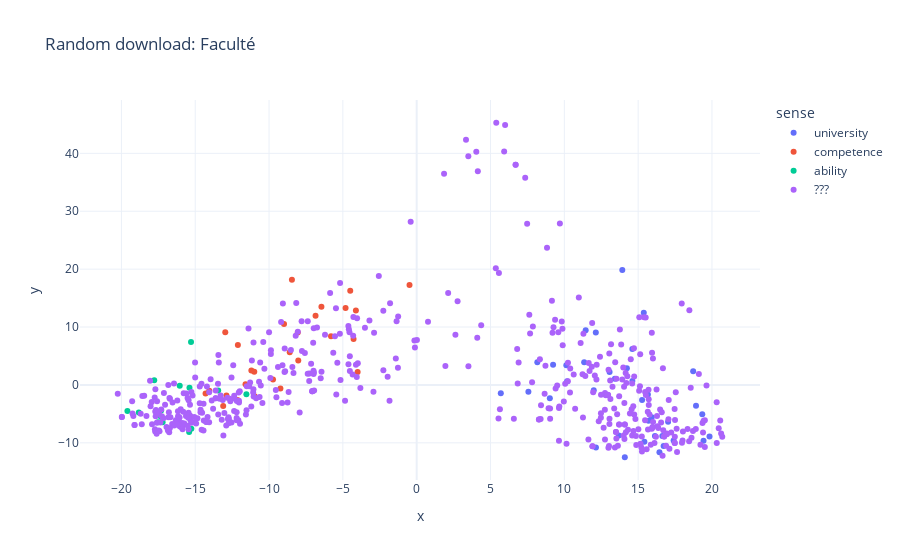

Notebook code cell kept with this figure:
### Markdown cell above
## Testing with truly automatic download 
Our previously used dataset consists of manually curated sentences.
We removed sentences that we deemed too ambiguous or sentences that were nonsensical. (As described in the report)
As our corpus is the result of a webcrawl, this is an inherent characteristic of the data.
We will now test our clustering algorithm on a truly automatic download.
We also add our "manual" dataset to this bigger automatic download to have a way of interpreting the cluster formation.

### Code cell
try:
    df_automatic = pd.read_csv(f'Corpus/Final/Automatic/{Word}.csv', sep=";", encoding="utf-8", header=0)
    # We add the original df to df_automatic
    df_automatic = pd.concat([df, df_automatic])
    new_df_automatic, embeddings_automatic = get_embeddings_from_dataframe(df_automatic)
    emb_matrix_automatic = torch.cat(embeddings_automatic, dim=0)
    print(len(embeddings_automatic))
    df_pca_automatic = extend_df_with_pca(new_df_automatic, emb_matrix_automatic.cpu().detach().numpy())
    fig_automatic = px.scatter(df_pca_automatic, x='x', y='y', color="sense",
                    #color_discrete_sequence = ["lightgrey"],
                    hover_data='match',
                     template="plotly_white",
                     title = f"Random download: {Word}")
    fig_automatic.show()
except:
    print("No automatic download available")
    fig_automatic = None
    fig_circles = None
    fig_2d_cluster_automatic = None
    fig_3d_cluster_automatic = None
    df_pca_automatic = None
    df_pca_semi_automatic = None

### Figure 1 — Plotly figure (JSON) as saved in the notebook; plotly's stock layout.template omitted (floating-point values rounded to 4 significant figures; data arrays with more than 128 entries replaced by an {"elided": "..."} marker saying what was removed)
{"data": [{"customdata": [[" Le développeur d'Oracle Database et d'Application Express (APEX) à l'université avait déjà créé quelques applications spéciales à petite échelle pour la faculté qui avaient plu aux utilisateurs. "], [" Cette faculté met l'accent sur la conception et la technologie afin de résoudre des problèmes dans divers domaines allant du transport au matériel médical. "], [" Comme Pierre, étudiant en quatrième année de pharmacie filière industrie, quelque 90 élèves ont participé vendredi 15 avril aux premières rencontres entre étudiants et acteurs du monde socio-économique, organisées à La Timone par la faculté de pharmacie d'Aix-Marseille Université. "], [" Je rajoute enfin que j'ai un ami qui a suivi une toute autre filière (économique à la faculté ) et qui gère des équipes de développements depuis et bien il s'est mis à coder du coup pour être plus pertinent avec ses équipes 🙂 "], [" Salem aleykoum, Je suis un jeune étudiant maghrébin à la faculté dans mon pays. "], [" Docteur en médecine de l'Université de Lubumbashi en République Démocratique du Congo depuis septembre 2016, actuellement en formation pour l'obtention d'un diplôme interuniversitaire en drépanocytose organisée par la faculté de médecine de l'UNIKIN à Kinshasa (RDC) en collaboration avec l'ULB (Belgique) et l'Hôpital Henry MONDOR (France). "], [" Après des études secondaires au Lycée Janson de Sailly, il fréquente la faculté de droit. "], [" Actuellement diplomée de l'Université de Paris en faculté de sciences du langage, je suis spécialisée sur l'apprentissage de français langue étrangère. "], [" Diplômé de la faculté de médecine de Bordeaux, vous acceptez l'utilisation de cookies pour améliorer la qualité de votre visite, évoquant l'histoire d'un enfant atteint de malformation du visage. 2tilleul, la découverte d'une hyperuricémie isolée ne requiert en règle générale que de simples modifications diététiques. "], [" Pour la 1ère année de médecine, chaque faculté précisera très vite les dates en juin et les conditions d'organisation. "], ["Nos avocats font confiance aux étudiants du bureau, ils recherchent souvent leur opinion et sont heureux de profiter de leur savoir juridique fraîchement acquis à la faculté de droit."], ["Éclairages à partir de la question des poissons génétiquement modifiés \", Léo Coutellec est actuellement en post-doctorat à l'INSA de Lyon et à la faculté de philosophie de Lyon 3."], ["Elle enseigne depuis quinze ans le \" Civil Litigation Workshop \" à la faculté de droit de l'université McGill."], ["À moins d'avis contraire du Sénat, les modifications à un programme adoptées par le Sénat, le CPR ou le Conseil de faculté , le cas échéant, entrent en vigueur lors de la prochaine année universitaire, soit à compter du 1er mai suivant."], ["la recommandation du Conseil de la faculté responsable du programme, signée par la doyenne ou le doyen;"], ["La faculté est également le siège de la Société bourguignonne de philosophie et de la Société d'études kantiennes de langue française."], ["Ce document est un cours de faculté de médecine sur le sein."], ["Il est diplômé de la faculté d'architecture de l'Ecole Polytechnique de Milan."], ["Stefano Giovannoni est un designer d'origine italienne diplômé de la faculté d'architecture de Florence en 1978."], ["La personne représentant chaque faculté et chaque campus (dans le cas d'Edmundston et de Shippagan) s'intéresse à la pédagogie universitaire et elle assure le lien entre son unité et le SASE."], ["Epreuve de culture générale, de la faculté de médecine de Poitiers pour une spécialité en orthophonie."], ["Il favorise également la réalisation de thèses de doctorat en cotutelle entre les universités membres de l'IdA et la faculté de Sciences Humaines de l'Université Nationale."], ["Alec Couros, de la faculté d'Éducation de l'Université de Régina, nous offre un diaporama sur le sujet, à l'intention des parents."], ["Malheur à celui qui, dans sa classe, sa faculté , son lieu de travail ou encore dans la vie politique, se réclame ouvertement d'une religion : il commet un crime de lèse-laïcité."], ["Sony dispose d'une gamme répondant aux besoins de dictées vocales, de prise de notes ou encore pour l'enregistrement de cours à la faculté , cette gamme est plutôt destinée aux étudiants ou aux amateurs."], ["deux autres membres du corps professoral possédant une expertise dans le ou les domaines liés au projet de thèse, un membre pouvant provenir d'une autre faculté ."], ["Victime d'un accident du travail en 1976 il dirigera de 77 à 83 le centre de micro-informatique qu'il crée à la faculté des lettres d'Aix en Provence."], ["J'ai abandonné l'informatique, après avoir été le docteur Knock de la faculté des lettres, puis le sous-directeur du centre de calcul d'Aix-Marseille, grâce à l'aide de Robert Romanetti, mon sympathique directeur (qui dépendant de la fac des sciences de Marseille, les deux universités étant jumelées), avec qui nous avons fait quelques belles escalades, dans les calanques."], ["Mais construire dans une faculté des lettres équivaut à labourer dans un champ de cailloux."], ["Ce document est un cours de faculté de médecine de première année (PACES / PCEM1) intitulé \"Appareil génital masculin - histologie\"."], ["La première journée a été marquée par un rassemblement des enseignants tenu dans le grand amphithéâtre de la faculté des sciences juridiques et économiques."], ["Animé par Philippe Crevel, le Cercle bénéficie, pour réaliser ses travaux, de l'appui d'un Conseil scientifique composé de Robert Baconnier, ancien Directeur général des impôts et ancien Président de l'Association Nationale des Sociétés par Actions ; Jacques Barthélémy, Avocat conseil en droit social et ancien Professeur associé à la faculté de droit de Montpellier ; Philippe Brossard, Chef économiste d'AG2R LA MONDIALE ; Jean-Marie Colombani, Fondateur de Slate.fr et ancien Directeur du Monde et; Jean-Paul Fitoussi, Professeur des universités à l'IEP de Paris ; Jean-Pierre Gaillard, Journaliste et Chroniqueur boursier ; Christian Gollier, Directeur de la Fondation Jean-Jacques Laffont – Toulouse Sciences Économiques, membre du Laboratoire d'Économie des Ressources Naturelles (LERNA) et Directeur de recherche à l'Institut d'Économie Industrielle (IDEI) à Toulouse ; François Héran, Directeur de recherche à l'INED, ancien"], ["Former un comité composé d'au moins un membre de la faculté d'éducation (M.A.) et de trois membres (Ph."], ["Lauréat de la faculté de droit de Grenoble, boursier du Conseil des arts du Canada, il a publié à Montréal en 1971 sa thèse Le Droit d'auteur au..."], ["Pourquoi la jeunesse russe moderne entre en faculté de sciences naturelles?"], ["Étude de la \"réussite scientifique \" sur l'exemple des chercheurs de la faculté de physique de l'Université d'État de Moscou."], ["Le cas de la crise de la faculté de sociologie d'Université d'Etat de Moscou."]], "hovertemplate": "sense=university<br>x=%{x}<br>y=%{y}<br>match=%{customdata[0]}<extra></extra>", "legendgroup": "university", "marker": {"color": "#636efa", "symbol": "circle"}, "mode": "markers", "name": "university", "orientation": "v", "showlegend": true, "x": [11.44, 9.239, 16.72, 12.13, 7.566, 19.43, 14.1, 14.24, 19.34, 10.14, 12.14, 16.14, 16.44, 11.34, 13.93, 11.99, 14.61, 13.06, 15.42, 8.17, 17.4, 18.73, 15.92, 5.696, 9.018, 13.43, 16.64, 13.69, 10.19, 15.66, 17.03, 19.83, 15.27, 18.92, 15.38, 15.7, 14.61], "xaxis": "x", "y": [9.454, 3.473, -10.56, 9.047, -1.155, -9.657, -12.49, 2.902, -5.041, 3.403, -10.81, -8.833, -11.63, 3.911, 19.83, -0.9329, 6.194, 2.222, -9.798, 3.9, -9.588, 2.372, -5.564, -1.446, -2.295, 1.089, -8.822, -8.736, 0.6189, -1.661, -6.344, -8.91, -2.622, -3.574, 12.47, -6.165, 0.6647], "yaxis": "y", "type": "scatter"}, {"customdata": [[" Malgré nombre d'adeptes célèbres (Robert Monroe, Raymond Réant, Mircea Eliade... et même Hemingway !) soutenant l'authenticité de cette incroyable faculté apparemment universelle, la science n'en est pour l'instant qu'à vérifier un état modifié du rythme cérébral en étudiant l'influence de sons binauraux du type hemi-sync . "], [" Wolfgang Conti : Si vous lisez ce message, c'est que vous avez battu le Parasite qui gardait ce lieu, il s'agissait d'une copie de parasite qu'Auréole avait prévu d'utiliser dans le but de renforcer ses rangs, mais nous avons eu un problème et le parasite que nous avions créé à donner naissance à une nouvelle race de parasite, nous avions ainsi dû fuir les lieux... Puisque vous avez réussi à sauver ce laboratoire, vous n'avez qu'à prendre l'arme que nous avions créé, elle a les mêmes pouvoirs qu'une tentacule de parasite, c'est à dire la faculté de parasiter une patate... "], [" Cette faculté n'est pas innée, mais elle trouve ses racines dans l'enfance, et dans la relation que les parents entretiennent avec leur enfant. » J'ai recopié cette définition car elle m'est apparue extraordinaire dans la nature, c'est-à-dire en dehors du domaine de la psychologie. "], [" Entre par exemple une capacité à sauter plus haut, une faculté à mener des sprints plus longs, l'acquisition d'une invisibilité limitée ou le perfectionnement de ses capacités d'analyse logique, Adam Jensen doit en conséquence arbitrer. "], [" Si elle m'eût tenu bon, j'eusse assourdi tous mes amis de babil, les sujets éveillant cette telle quelle faculté que j'ai de les manier et employer, échauffant et attirant mes discours. "], [" Par ses roulades métaphoriques et ses ruades esthétiques, le cirque entretient à l'usage des autres âges une faculté que les nourrissons exercent d'emblée : l'étonnement du monde. "], [" En combinant philosophie grecque et théologie chrétienne, cette approche présente d'abord l'intérêt de faire émerger le libre arbitre comme une faculté à trouver le principe de ses actes à l'intérieur de soi (critère de spontanéité), alors même que l'individu, du fait même de la chute d'Adam, s'en est rendu incapable, enchevêtré qu'il est dans son environnement qui conditionne ainsi grandement ses actes. "], [" @ Yvonne, y'a de ça... et puis, ils ne font que jouer leur rôle dans la commédie sociale médiatique... la télé a cette faculté de mélanger réalité et fiction... l'une nourrit l'autre et réciproquement... résultat on ne sait plus ni rêver, ni exister... on patauge... "], ["La pensée n'est pas cette faculté éminemment raisonnable qu'on veut bien croire."], ["Par cette faculté , il s'est élevé au sommet de la chaîne alimentaire, le grand mammifère le plus répandu de la planète."], ["Seulement étudier ça demande une faculté d'assimilation pas évidente, faut arriver à garder son cerveau attentif et prêt a engranger pendant toute une journée, et même avec des pauses ou des changements d'atmosphère, arrive fatalement le moment où ça ne veut plus rentrer, où tout se mélange et où on se dit que si on essaye d'assimiler encore même juste quelques miettes de phrase, on va finir par tout vomir d'un coup!!"], ["Avec un seul mot, la révélation de Jésus actualise une relation qui bouleverse les sens, en tant que faculté de médiation de la connaissance."], ["Ainsi, la première des ressources est pour nous la créativité humaine, la faculté qu'a l'Homme de comprendre et de transformer le monde qui l'entoure."], ["Source : les éditions Anne Carrière On aimera cette faculté que Patrick Graham a (comme Stephen King) de nous faire peur avec des choses simples, presque terre à terre."], ["Il continue en précisant, \" au fil des années j'ai suivi l'évolution de CP Bourg avec un respect croissant, en observant sa faculté à développer et mettre sur le marché la gamme la plus complète de solutions de finition pour le numérique et l'offset."], ["Il va mettre à contribution notre logique et notre faculté à anticiper, à calculer."], ["Créateur d'avant garde, il est reconnu depuis longtemps pour sa faculté à intégrer plusieurs influences es..."], ["La rémanence d'une molécule est sa faculté à rester active longtemps dans un milieu."], ["Vous avez une faculté d'adaptation et vous êtes motivé pour... Il y a Plus de 30 jours sur Neuvoo"], ["Et en plus il avait cette faculté dingue à toujours avoir la peau brûlante, ce qui s'avérait fort utile quand on vivait à la forteresse d'Altgard."], ["Les animaux invertébrés sont souvent capables de reproduction asexuée mais cette faculté diminue fortement chez les vertébrés qui ne se reproduisent que par reproduction sexuée."], ["À distance, des répliques assez bluffantes, qui saisissent par leur faculté à faire image."], ["Voyez-vous, bien-aimés Coeurs de Lumière, l'Archange Michaël Présent avec Ceux qui l'entourent, a une faculté tout à fait particulière de vous donner la Force, la Puissance mais aussi la Persévérance de pouvoir réaliser la Perfection du Plan divin qui est le vôtre, qui est individuel mais aussi collectif, cosmique et même planétaire."], ["Dans le second sens où logos signifie raison, il est \"la faculté de raisonner, la raison l'intelligence, le bon sens, la raison intime d'une chose, le fondement, le motif, l'exercice de la raison, le compte-rendu d'une justification, l'opinion au sujet d'une chose à venir, la présomption, l'attente.\""], ["Nous sommes tous nés du chaos originel, tous enfants d'Eros, tous porteur de ce désir, de cette faculté qui par-delà l'amour, transgresse les morales monothéistes."], ["Mais sous ce travestissement de scène, se dissimule un moi pur et originaire, une conscience qui est pure attention à soi-même et faculté en perpétuelle attente d'étonnement, attention au hasard heureux toujours sur le point de survenir."], ["Le peintre, en cela plus proche de la source de la poésie que ne l'est le poète lui-même, travaille avec des images muettes, non avec des mots : \" Un peintre devrait toujours songer à peindre pour quelqu'un auquel manquerait la faculté du langage articulé... N'oublions point qu'une très belle chose nous rend muets d'admiration... \" (Degas, danse, dessin, \" Le langage des arts \", Gallimard, 1965, p. 207)."], ["Et Satan se glissa en cela. (...) Apres la création d'Eve, Dieu avait accordé à Adam une bénédiction porteuse d'une faculté permettant à l'homme de se reproduire dans la sainteté et la pureté cette bénédiction fut retirée à Adam à cause de l'usage qu'il fit du fruit défendu, car je vis le Seigneur passer derrière Adam lorsque celui-ci quitta sa colline pour rejoindre Eve et lui retirer quelque chose : et il me sembla que le Salut du monde devait sortir de ce que Dieu avait repris à Adam (...) Lorsqu'Adam et Eve eurent consomme le fruit, ils furent comme ivres, et leur consentement au péché provoqua de grands changements en eux."]], "hovertemplate": "sense=competence<br>x=%{x}<br>y=%{y}<br>match=%{customdata[0]}<extra></extra>", "legendgroup": "competence", "marker": {"color": "#EF553B", "symbol": "circle"}, "mode": "markers", "name": "competence", "orientation": "v", "showlegend": true, "x": [-4.277, -12.97, -8.054, -12.89, -12.11, -9.732, -11.0, -8.451, -4.118, -4.818, -6.453, -4.0, -14.61, -8.985, -10.98, -9.231, -6.851, -13.11, -4.501, -11.2, -11.59, -8.02, -14.05, -14.3, -5.803, -0.4867, -12.14, -8.599], "xaxis": "x", "y": [7.952, 9.087, 9.057, -1.819, 6.918, 0.9329, 2.295, 18.15, 12.85, 13.3, 13.5, 2.241, -4.67, 10.53, -1.963, -0.6132, 11.97, -3.64, 16.26, 2.489, 0.1172, 4.225, -0.994, -1.494, 8.427, 17.26, -2.585, 5.624], "yaxis": "y", "type": "scatter"}, {"customdata": [[" L'État membre acheteur a la faculté de payer en droits de tirage spéciaux, sous réserve des dispositions de la section 4 de l'art. XIX, ou en la monnaie de l'État membre demandeur. "], [" La première Partida (24 titres et 516 lois) traite de la faculté de légiférer et de réglementer la vie religieuse. "], [" Toutefois, le redevable qui aurait consenti la même année un don supérieur à la limite légale (50.000 €) aura la faculté de bénéficier d'une réduction d'impôt sur le revenu au taux de 66 % (ou 75 %) sur le surplus et ce, dans la limite de 20% du revenu imposable, conformément à l'article 200 du CGI. "], [" Ainsi donc, outre le pouvoir d'ordre, c'est-à-dire la prêtrise, requis pour pouvoir être confesseur, il faut à celui-ci un pouvoir de juridiction, c'est-à-dire la faculté de confesser à lui concédée par le Souverain Pontife ou les Évêques. "], [" Le débirentier a la faculté de se faire remplacer par un assureur autorisé en lui versant la valeur de la rente qu'il doit. "], ["Elles ont la faculté d'utiliser les comptes 121 à 128, à leur convenance, pour dégager, par exemple, des soldes intermédiaires de gestion."], ["En cours d'exercice, les entités ont la faculté de comptabiliser tous les avances et acomptes visés ci-dessus dans le compte 4091 \"Fournisseurs - Avances et acomptes versés sur commandes\", mais en fin d'exercice, elles virent au compte 237 ou 238 les avances et acomptes concernant les commandes d'immobilisations."], ["Les entités ont la faculté de comptabiliser directement les frais accessoires d'achat payés à des tiers, par exemple les transports, les commissions et les assurances à l'un des comptes d'achats 601 à 607 et non aux comptes de charges par nature, lorsque ces charges peuvent être affectées de façon certaine à telle ou telle catégorie de marchandises ou d'approvisionnements."], ["Dès lors que vous rendez accessible votre contenu à d'autres utilisateurs (indistinctement ou par groupes), vous déclarez accepter que ceux-ci disposent à titre gratuit et à des fins exclusivement personnelles, de la faculté de visualiser votre contenu sur le site ou à partir du site, sur d'autres supports de communication électroniques (notamment les téléphones mobiles) et ce pendant toute la durée de l'hébergement de votre contenu sur le site."], ["L'accès libre n'est plus d'actualité, seul un rendez-vous vous donne la faculté de rencontrer votre inspecteur de quartier."], ["3° la faculté d'émettre un avis à destination du conseil d'administration et/ou du conseil rectoral concernant les orientations et objectifs fondamentaux de l'Université en matière d'enseignement, de recherche et de service à la société ;"], ["7° la faculté d'adresser au conseil d'administration des propositions ou des recommandations sur des questions stratégiques."], ["Lorsqu'il l'estime utile pour assurer la qualité des services offerts, le Prestataire aura la faculté d'interrompre l'accès au site web \" go-travaux.be .lu .eu \" pour en assurer la maintenance."], ["Le \"leasing\" ou \"crédit bail\" (en français) est une \"opération de location de biens mobiliers ou de biens immobiliers qui donne la faculté au locataire d'en acquérir totalement ou partiellement, moyennant une prime convenue à l'avance tenant compte, pour partie ou moins, des versements effectués à titre de loyers\"."], ["Une des premières conséquences visibles pour les consommateurs britanniques et européens concerne l'itinérance, soit la faculté d'utiliser le réseau d'un opérateur de téléphonie mobile à l'étranger."]], "hovertemplate": "sense=ability<br>x=%{x}<br>y=%{y}<br>match=%{customdata[0]}<extra></extra>", "legendgroup": "ability", "marker": {"color": "#00cc96", "symbol": "circle"}, "mode": "markers", "name": "ability", "orientation": "v", "showlegend": true, "x": [-15.39, -11.53, -17.21, -15.41, -15.26, -19.59, -17.32, -17.31, -18.82, -13.44, -15.28, -17.78, -17.53, -16.1, -16.05], "xaxis": "x", "y": [-0.4923, -1.629, -6.439, -8.117, -7.557, -4.497, -5.51, -4.416, -4.777, -0.9603, 7.424, 0.819, -6.449, -6.488, -0.1212], "yaxis": "y", "type": "scatter"}, {"customdata": {"elided": "480x1 str values"}, "hovertemplate": "sense=???<br>x=%{x}<br>y=%{y}<br>match=%{customdata[0]}<extra></extra>", "legendgroup": "???", "marker": {"color": "#ab63fa", "symbol": "circle"}, "mode": "markers", "name": "???", "orientation": "v", "showlegend": true, "x": {"elided": "480 float values"}, "xaxis": "x", "y": {"elided": "480 float values"}, "yaxis": "y", "type": "scatter"}], "layout": {"xaxis": {"anchor": "y", "domain": [0.0, 1.0], "title": {"text": "x"}}, "yaxis": {"anchor": "x", "domain": [0.0, 1.0], "title": {"text": "y"}}, "legend": {"title": {"text": "sense"}, "tracegroupgap": 0}, "title": {"text": "Random download: Faculté"}}}
